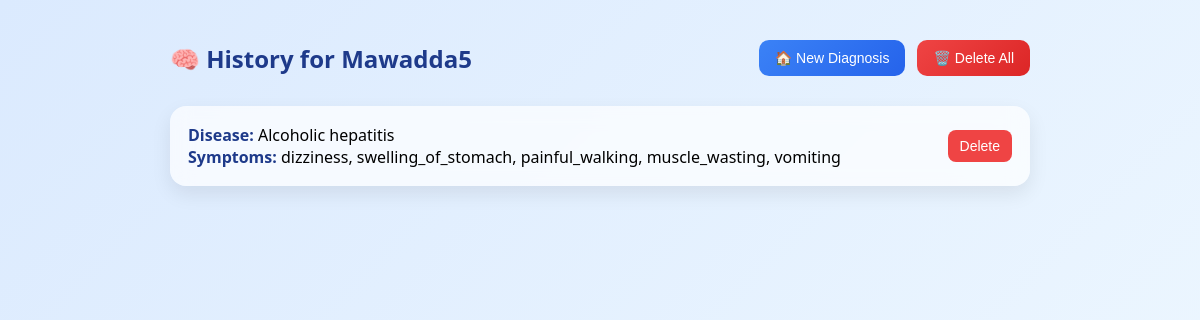
/history (signed in), run on an earlier commit of the app's database.
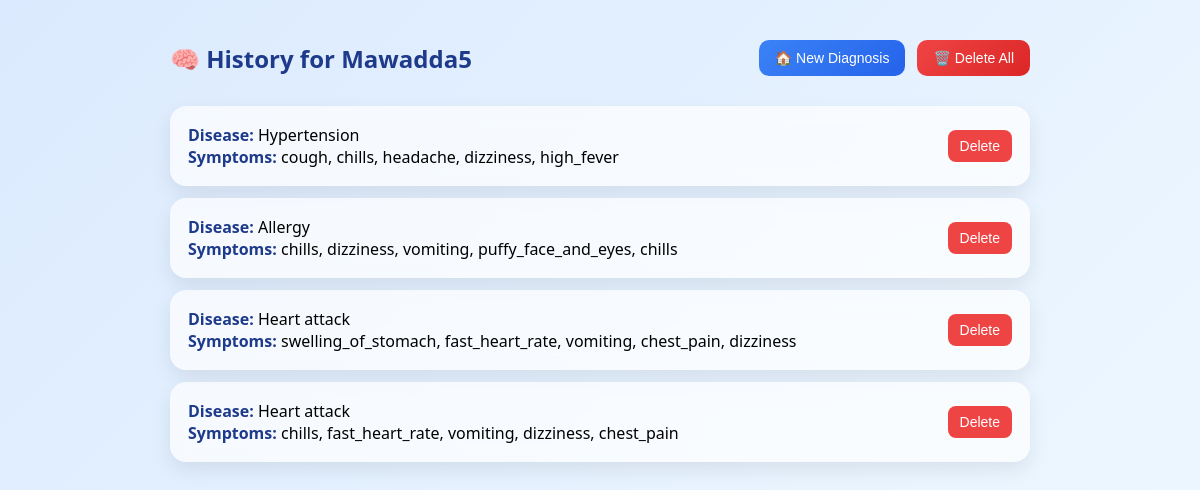
And on a later commit of the database.
### app.py (models this page shows)
class History(db.Model):
    id = db.Column(db.Integer, primary_key=True)
    username = db.Column(db.String(100))
    disease = db.Column(db.String(100))
    symptoms = db.Column(db.String(300))

### app.py (the view)
@app.route("/history")
def history():
    if "user" not in session:
        return redirect("/login")
    history = History.query.filter_by(username=session["user"]).all()
    return render_template("history.html", history=history, user=session["user"])

### templates/history.html (shortened to what this page needs)
<!DOCTYPE html>
<html lang="en">
<head>
</head>
<body>
<div class="container">
    <div class="header">
        <h2>🧠 History for {{ user }}</h2>
        <div>
            <a href="{{ url_for('dashboard') }}" style="text-decoration:none;">
                <button class="New-Diagnosis">🏠 New Diagnosis</button>
            </a>
            <a href="/delete_all" onclick="return confirm('Delete ALL history? This cannot be undone!')">
                <button class="delete-all">🗑️ Delete All</button>
            </a>
        </div>
    </div>
    {% if history %}
        {% for h in history %}
            <div class="card">
                <div>
                    <b>Disease:</b> {{ h.disease }} <br>
                    <b>Symptoms:</b> {{ h.symptoms }}
                </div>
                <a href="/delete/{{ h.id }}" onclick="return confirm('Delete This Record?')">
                    <button class="delete-btn">Delete</button>
                </a>
            </div>
        {% endfor %}
    {% else %}
        <div class="empty">
            No history yet 🤷‍♂️
        </div>
    {% endif %}
</div>
</body>
</html>

### templates/history.html (style rules this page uses)
* { margin: 0; padding: 0; box-sizing: border-box; }
body { font-family: "Segoe UI", sans-serif; background: linear-gradient(135deg, #dbeafe, #f0f9ff); min-height: 100vh; }
.container { max-width: 900px; margin: auto; padding: 40px 20px; }
.header { display: flex; justify-content: space-between; align-items: center; margin-bottom: 30px; }
.header h2 { font-weight: 600; color: #1e3a8a; }
.header div { display: flex; gap: 12px; }
button { border: none; border-radius: 10px; cursor: pointer; font-size: 14px; transition: 0.3s ease; }
.New-Diagnosis { background: linear-gradient(135deg, #3b82f6, #2563eb); color: white; padding: 10px 16px; }
.delete-all { background: linear-gradient(135deg, #ef4444, #dc2626); color: white; padding: 10px 16px; }
.card { background: rgba(255, 255, 255, 0.7); backdrop-filter: blur(10px); padding: 18px; margin: 12px 0; border-radius: 16px; box-shadow: 0 8px 20px rgba(0,0,0,0.08); display: flex; justify-content: space-between; align-items: center; transition: 0.3s ease; }
.card b { color: #1e3a8a; }
.delete-btn { background: #ef4444; color: white; padding: 8px 12px; border-radius: 8px; }

What changed in the data, as far as the page shows it:
removed History: username "Mawadda5", disease "Alcoholic hepatitis", symptoms "dizziness, swelling_of_stomach, painful_walking, muscle_wasting, vomiting"
added History: disease "Hypertension", symptoms "cough, chills, headache, dizziness, high_fever"
added History: disease "Allergy", symptoms "chills, dizziness, vomiting, puffy_face_and_eyes, chills"
added History: disease "Heart attack", symptoms "swelling_of_stomach, fast_heart_rate, vomiting, chest_pain, dizziness"
added History: disease "Heart attack", symptoms "chills, fast_heart_rate, vomiting, dizziness, chest_pain"
Also different on the page:
{{ user }}: (not shown) → "Mawadda5"
